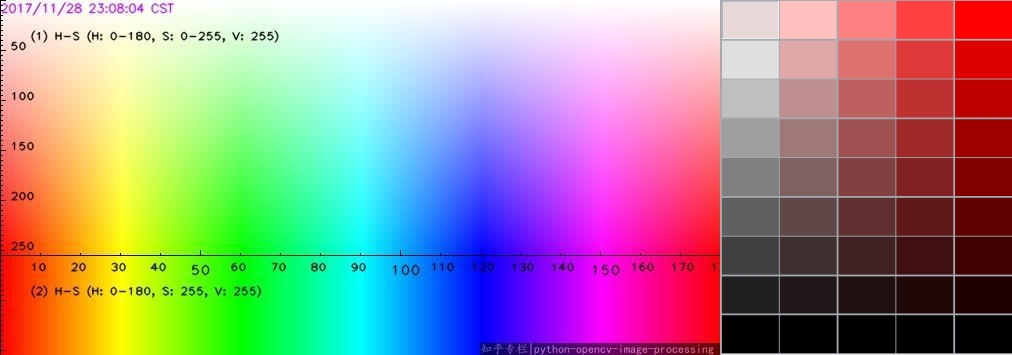
#> input picture 2022.06.16-HSV_finder/hsv_finder/colorpanel_red.jpeg, 1012 x 355 px, found by its file name
$ python hsv_finder2.py
#> lines starting #> are read from the running program, lines starting #| are printed output that depends on the picture; after the words box and inside, x2 and y2 are one past the last pixel; in counts of white or black regions, pixels touching at a corner belong together
from types import NoneType
import cv2
import numpy as np

def nothing(x):
    pass

# Load image
# image = cv2.imread('/home/strewen/Desktop/VS_Code_Projects/Python/ImgProcess/imgs/rgb_spectrum_resized.jpg')
# image = cv2.imread('/home/strewen/Desktop/VS_Code_Projects/Python/ImgProcess/imgs/rgbspectrum1.jpg')
# image1 = cv2.imread('/home/strewen/Desktop/VS_Code_Projects/Python/ImgProcess/imgs/red.png')
image2 = cv2.imread('/home/strewen/Desktop/vscode_projects/Python/2022.06.16-HSV_finder/hsv_finder/colorpanel_red.jpeg')
#> image2 is the input picture: shape (355, 1012, 3); mean B, G, R 142.3, 142.2, 158.2

def hsv_process(image):
    if(type(image) is NoneType):
        print("\n\n###############\n\nОшибка открытия\n\n###############\n\n")
        exit()


    # Create a window
    name = 'Press q to quit'
    cv2.namedWindow(name)

    # Create trackbars for color change
    # Hue is from 0-179 for Opencv
    cv2.createTrackbar('HMin', name, 0, 179, nothing)
#> slider 'HMin' is set to 35
    cv2.createTrackbar('HMax', name, 0, 179, nothing)
#> slider 'HMax' is set to 179
    cv2.createTrackbar('SMin', name, 0, 255, nothing)
#> slider 'SMin' is set to 51
    cv2.createTrackbar('SMax', name, 0, 255, nothing)
#> slider 'SMax' is set to 255
    cv2.createTrackbar('VMin', name, 0, 255, nothing)
#> slider 'VMin' is set to 51
    cv2.createTrackbar('VMax', name, 0, 255, nothing)
#> slider 'VMax' is set to 255

    # Set default value for Max HSV trackbars
    cv2.setTrackbarPos('HMax', name, 179)
    cv2.setTrackbarPos('SMax', name, 255)
    cv2.setTrackbarPos('VMax', name, 255)

    # Initialize HSV min/max values
    hMin = sMin = vMin = hMax = sMax = vMax = 0
    phMin = psMin = pvMin = phMax = psMax = pvMax = 0

    while(1):
        # Get current positions of all trackbars
        hMin = cv2.getTrackbarPos('HMin', name)
        sMin = cv2.getTrackbarPos('SMin', name)
        vMin = cv2.getTrackbarPos('VMin', name)
        hMax = cv2.getTrackbarPos('HMax', name)
        sMax = cv2.getTrackbarPos('SMax', name)
        vMax = cv2.getTrackbarPos('VMax', name)

        # Set minimum and maximum HSV values to display
        lower = np.array([hMin, sMin, vMin])
        upper = np.array([hMax, sMax, vMax])

        # Convert to HSV format and color threshold
        hsv = cv2.cvtColor(image, cv2.COLOR_BGR2HSV)
#> hsv: shape (355, 1012, 3); mean H, S, V 76, 146.1, 214.5
        mask = cv2.inRange(hsv, lower, upper)
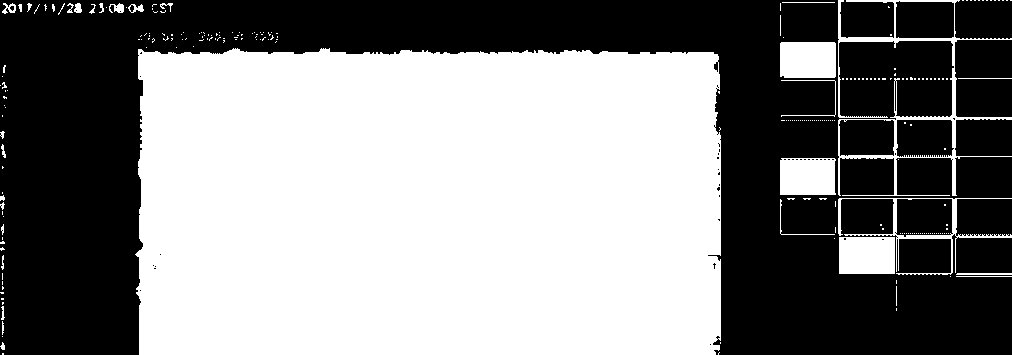
#> mask: shape (355, 1012); 52.3% white; 50 black regions (41 under 20 px), largest, box (x1, y1, x2, y2) and area: (0, 0, 1012, 355) 152880, (955, 40, 1012, 117) 4286, (955, 0, 1012, 39) 2153
        result = cv2.bitwise_and(image, image, mask=mask)
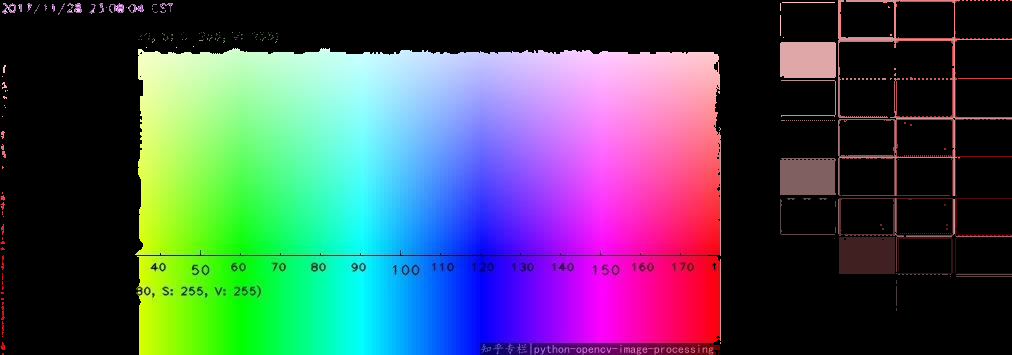
#> result: shape (355, 1012, 3); mean B, G, R 92.2, 80.7, 72.3

        # Print if there is a change in HSV value
        if((phMin != hMin) | (psMin != sMin) | (pvMin != vMin) | (phMax != hMax) | (psMax != sMax) | (pvMax != vMax) ):
            print("(hMin = %d , sMin = %d, vMin = %d), (hMax = %d , sMax = %d, vMax = %d)" % (hMin , sMin , vMin, hMax, sMax , vMax))
            phMin = hMin
            psMin = sMin
            pvMin = vMin
            phMax = hMax
            psMax = sMax
            pvMax = vMax

        # Display result image
        cv2.imshow(name, result)
        if cv2.waitKey(10) & 0xFF == ord('q'):
#> (key q is pressed here)
            break

    cv2.destroyAllWindows()

hsv_process(image2)
